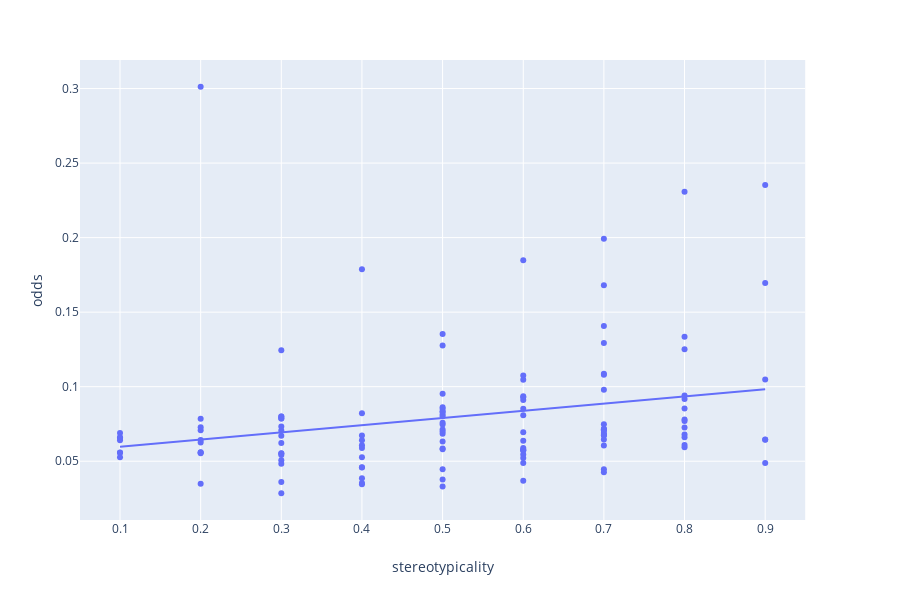

The code cell stored with this chart in its notebook:
### Code cell
fig = px.scatter(
    profession_df[profession_df['stereotypicality'] > 0], 
    x="stereotypicality", 
    y="odds", 
#     color="species",
    trendline="ols")
fig.write_image(file_name[:-4] + "_Stereotypicality_vs_odds.pdf")

fig.show()
